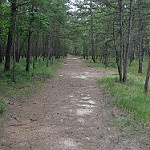
#> input picture database/20056.jpg, 150 x 150 px
$ python extractors.py   (older library calls are emulated)
#> lines starting #> are read from the running program, lines starting #| are printed output that depends on the picture
import numpy as np
import cv2 as cv
import pywt
from skimage.feature import local_binary_pattern, graycomatrix, graycoprops

def openIMG(filename):
    """Open an image file and return a numpy array of the image data."""
#> called with filename = 'database/20056.jpg'
    image = cv.imread(filename)
#> image is the input picture: shape (150, 150, 3); mean B, G, R 91.6, 105.1, 99.6
    return image

def partition(image, v_cuts = 2, h_cuts = 2):
    """Partition the image into v_cuts * h_cuts sub images."""
#> called with v_cuts = 2, h_cuts = 2
    height, width, _ = image.shape
#> height = 150; width = 150
    h = int(height / v_cuts)
#> h = 75
    w = int(width / h_cuts)
#> w = 75
    l = []
    for i in range(v_cuts):
        for j in range(h_cuts):
            l.append(image[i*h:(i+1)*h, j*w:(j+1)*w])
#> after the loop, l = 4 items
    return l

# [85 lines left out: functions RGB, HSV, YCRCB, LBP, GLCM, MRF and 5 more, not called in this run]

# test the functions above
if __name__ == '__main__':
    image = openIMG('database/20056.jpg')
    l = partition(image)
#> l = 4 items
    iter = 0
    for e in l:
        cv.imwrite('test'+str(iter)+'.jpg', e)
        iter += 1
#> this loop made 4 passes
#> pass 1, `cv.imwrite('test'+str(iter)+'.jpg', e)`:
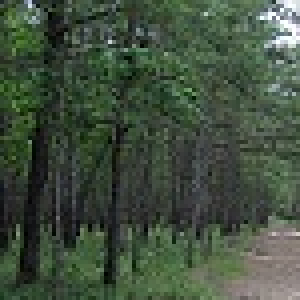
#> saved as test0.jpg: shape (75, 75, 3) (shown 4 times larger); mean B, G, R 62.6, 79.6, 65.3
#> pass 2, `cv.imwrite('test'+str(iter)+'.jpg', e)`:
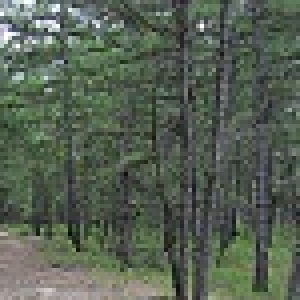
#> saved as test1.jpg: shape (75, 75, 3) (shown 4 times larger); mean B, G, R 83, 96.6, 86
#> after the loop, iter = 4

$ run again, with database/20061.jpg copied over database/20056.jpg
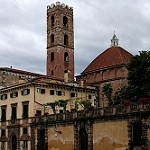
#> input picture database/20061.jpg, 150 x 150 px
#> in openIMG, image is the input picture: shape (150, 150, 3); mean B, G, R 104.3, 110, 118
#> after the loop in partition, `for i in range(v_cuts):`: l = 4 items
#> the loop `for e in l:` made 4 passes
#> pass 1, `cv.imwrite('test'+str(iter)+'.jpg', e)`:
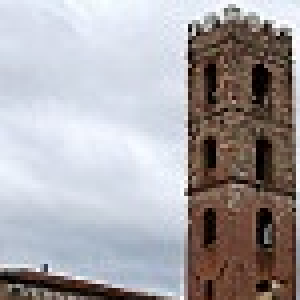
#> saved as test0.jpg: shape (75, 75, 3) (shown 4 times larger); mean B, G, R 165.7, 162.6, 166.5
#> pass 2, `cv.imwrite('test'+str(iter)+'.jpg', e)`:
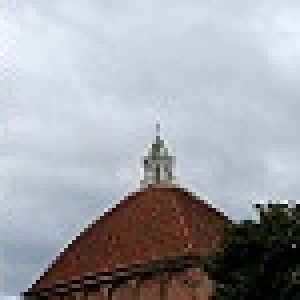
#> saved as test1.jpg: shape (75, 75, 3) (shown 4 times larger); mean B, G, R 167.6, 161.5, 161.1
#> after the loop `for e in l:`: iter = 4

$ run again, with database/20068.jpg copied over database/20056.jpg
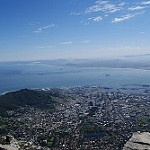
#> input picture database/20068.jpg, 150 x 150 px
#> in openIMG, image is the input picture: shape (150, 150, 3); mean B, G, R 144.9, 116.3, 92.1
#> after the loop in partition, `for i in range(v_cuts):`: l = 4 items
#> the loop `for e in l:` made 4 passes
#> pass 1, `cv.imwrite('test'+str(iter)+'.jpg', e)`:
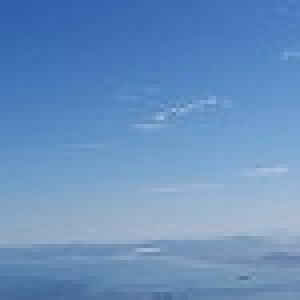
#> saved as test0.jpg: shape (75, 75, 3) (shown 4 times larger); mean B, G, R 191.4, 144.4, 104.1
#> pass 2, `cv.imwrite('test'+str(iter)+'.jpg', e)`:
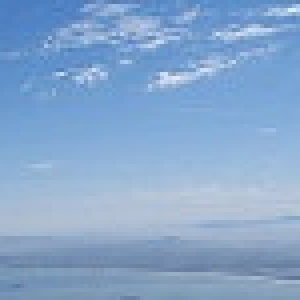
#> saved as test1.jpg: shape (75, 75, 3) (shown 4 times larger); mean B, G, R 204.8, 167, 134.3
#> after the loop `for e in l:`: iter = 4

$ run again, with database/20071.jpg copied over database/20056.jpg
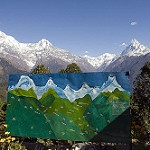
#> input picture database/20071.jpg, 150 x 150 px
#> in openIMG, image is the input picture: shape (150, 150, 3); mean B, G, R 119.6, 110.5, 89.4
#> after the loop in partition, `for i in range(v_cuts):`: l = 4 items
#> the loop `for e in l:` made 4 passes
#> pass 1, `cv.imwrite('test'+str(iter)+'.jpg', e)`:
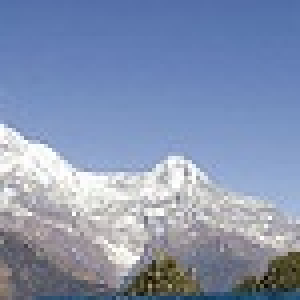
#> saved as test0.jpg: shape (75, 75, 3) (shown 4 times larger); mean B, G, R 176.7, 147.4, 133.1
#> pass 2, `cv.imwrite('test'+str(iter)+'.jpg', e)`:
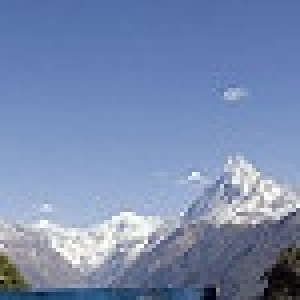
#> saved as test1.jpg: shape (75, 75, 3) (shown 4 times larger); mean B, G, R 176.1, 139.2, 120.4
#> after the loop `for e in l:`: iter = 4
